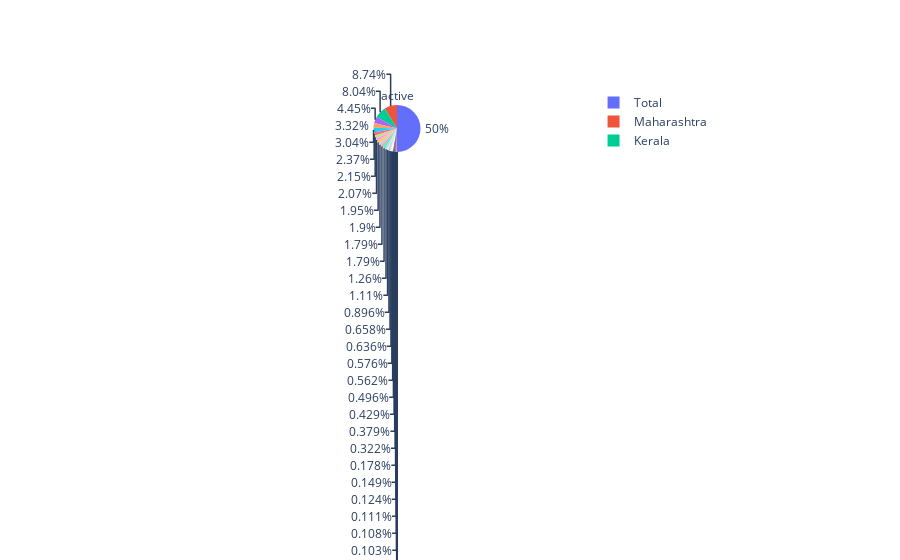

Notebook source saved alongside this figure:
### Code cell
trace = go.Pie(labels = df.State, values = df.Active,title = 'active')
data = [trace]
fig2 = go.Figure(data = data)
iplot(fig2)

### Figure 1 — Plotly figure (JSON) as saved in the notebook; plotly's stock layout.template omitted (floating-point values rounded to 4 significant figures)
{"data": [{"labels": ["Total", "Maharashtra", "Karnataka", "Andhra Pradesh", "Tamil Nadu", "Uttar Pradesh", "Kerala", "Delhi", "West Bengal", "Odisha", "Telangana", "Bihar", "Rajasthan", "Assam", "Chhattisgarh", "Haryana", "Gujarat", "Madhya Pradesh", "Punjab", "Jharkhand", "Jammu and Kashmir", "Uttarakhand", "Goa", "Puducherry", "Tripura", "Himachal Pradesh", "Manipur", "Arunachal Pradesh", "Chandigarh", "Meghalaya", "Nagaland", "Ladakh", "Andaman and Nicobar Islands", "Sikkim", "Dadra and Nagar Haveli and Daman and Diu", "Mizoram", "State Unassigned", "Lakshadweep"], "title": {"text": "active"}, "type": "pie", "values": [484095, 84627, 29470, 20857, 18395, 22947, 77813, 43116, 32185, 10709, 17323, 6374, 17352, 4798, 20061, 18867, 12221, 8672, 5439, 3668, 5578, 4156, 1728, 1071, 1198, 6161, 3115, 1440, 1002, 1045, 786, 971, 164, 265, 20, 501, 0, 0]}], "layout": {}}
